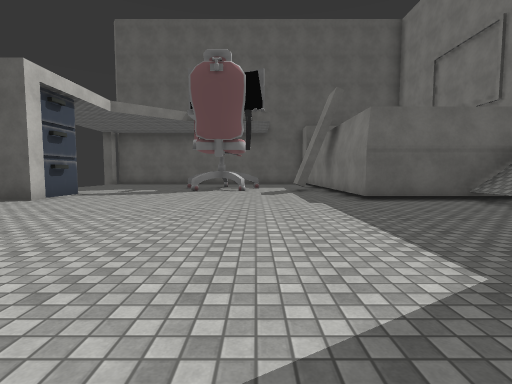
View 1 (above)

16 first-person views from a walk through a scene from a Unity 3-D project. The camera is 1.3 m above the floor, tilts 4° down and sees 85° across. The floor is counted in squares, 2 m on a side. Each view is taken from the middle of a square. On the plan, view 1 faces up. The plan holds only what a view shows up to about 9 squares ahead; the rest is blank. The place goes on beyond the plan. The player is left out. Some surface patterns are stand-ins.

View 2
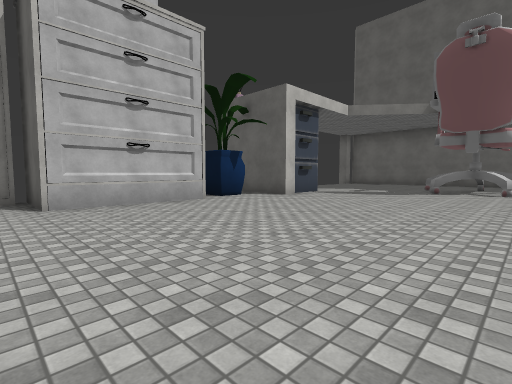

View 3
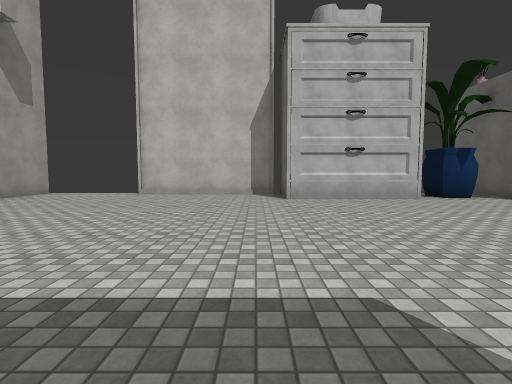

View 4
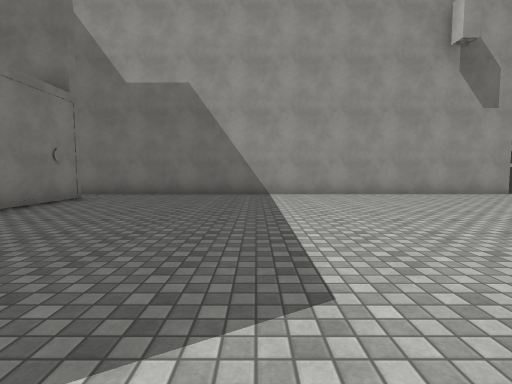

View 5
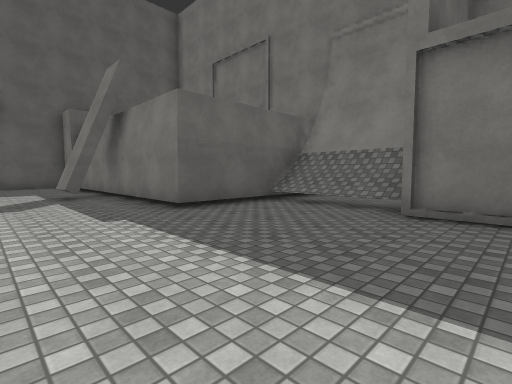

View 6
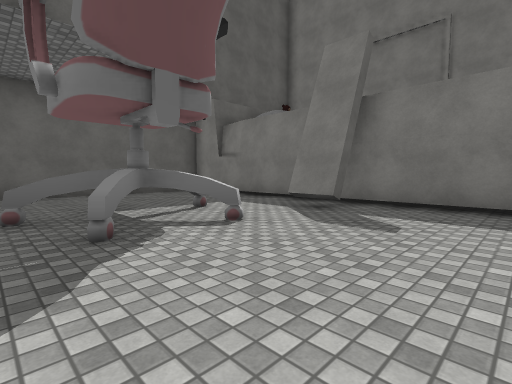

View 7
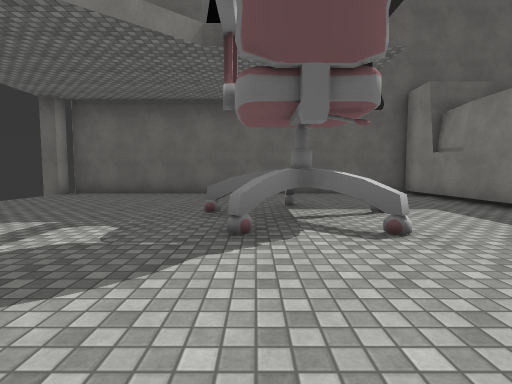

View 8
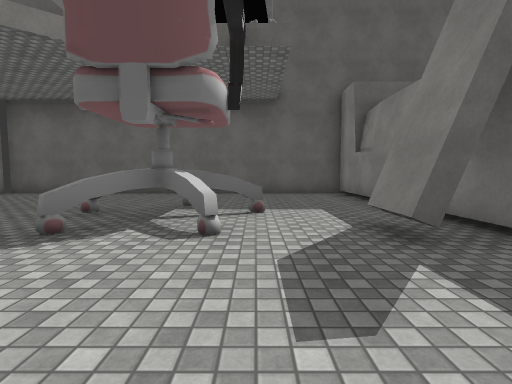

View 9
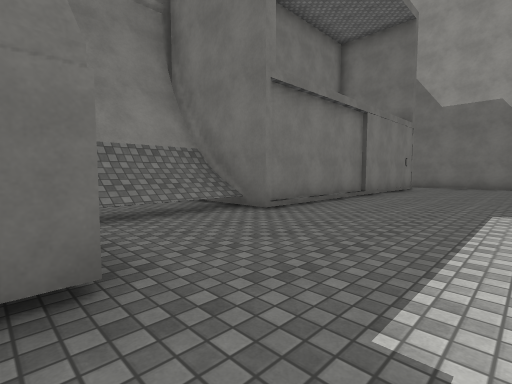

View 10
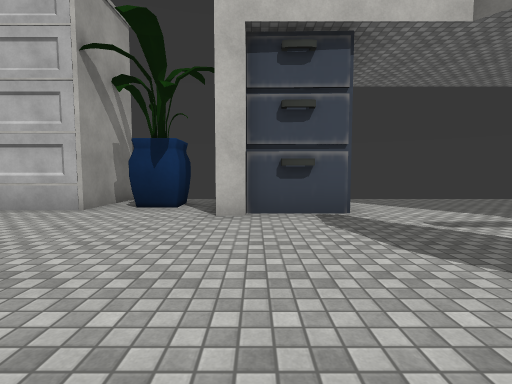

View 11
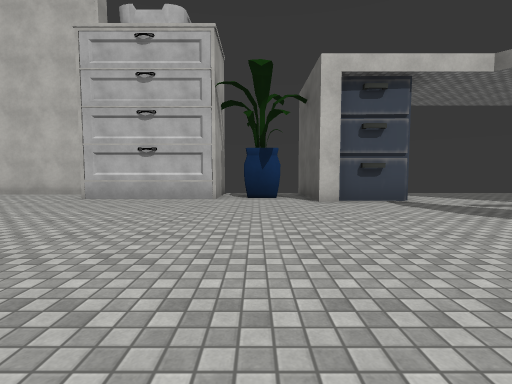

View 12
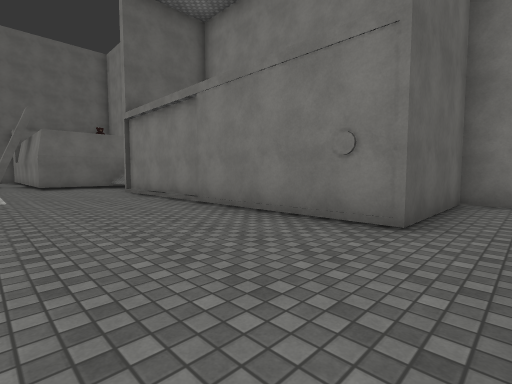

View 13
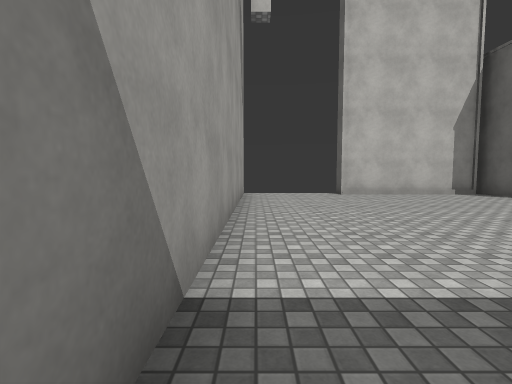

View 14
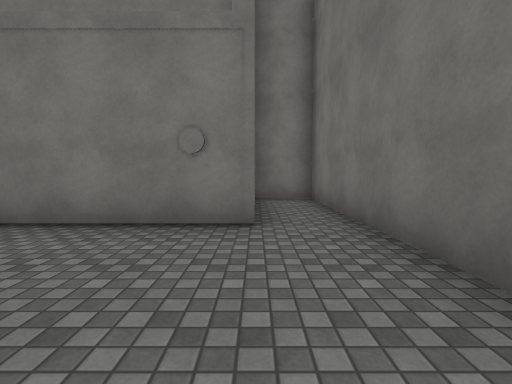

View 15
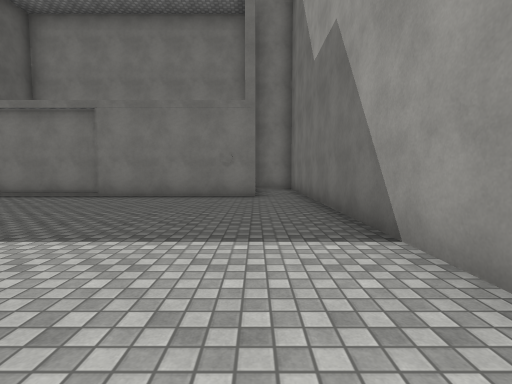

View 16
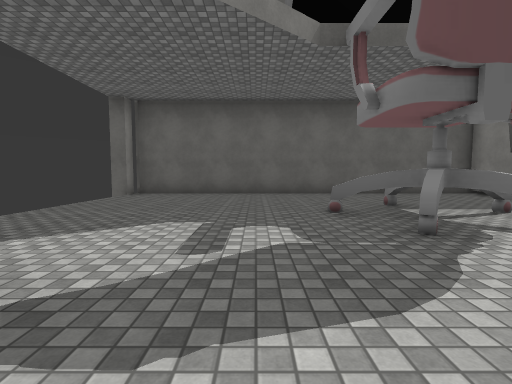

### Floor plan
Key: @ floor where view 1 was taken; # wall or solid block; . floor; / step, stairs or slope; ^ raised ledge; T thing the floor can be seen under or through; O other object.
Columns run from 8 left of view 1 to 8 right of it. Each row starts with its distance up from view 1.
 16 ############
 15  ..........#
 14  ..........#
 13  ..........#
 12  ......^...#
 11  .....TTT..#
 10  .....OT..O#
  9  ..........#
  8 OOO........#
  7 ##O........#####
  6  ............//#
  5  OO..........//#
  4 ###..........//#
  3   ^..........###
  2   ^..........#
  1 ###..........#
  0 #.......@....#
 -1 #............#
 -2 #............#
 -3 #............#
 -4  ............#
 -5  ............####
 -6  ...............#
 -7 #################

Where each view was taken, in squares from view 1:
view 1: 0 up, 0 right, facing up
view 2: 0 up, 0 right, facing up-left
view 3: 0 up, 1 right, facing left
view 4: 2 up, 0 right, facing down
view 5: 2 up, 0 right, facing up-right
view 6: 7 up, 3 left, facing up-right
view 7: 7 up, 2 left, facing up
view 8: 7 up, 0 right, facing up
view 9: 7 up, 1 right, facing down-right
view 10: 7 up, 1 left, facing left
view 11: 5 up, 1 right, facing left
view 12: 6 down, 1 right, facing up-right
view 13: 6 down, 1 right, facing left
view 14: 5 down, 1 right, facing right
view 15: 5 down, 3 left, facing right
view 16: 7 up, 4 left, facing up
